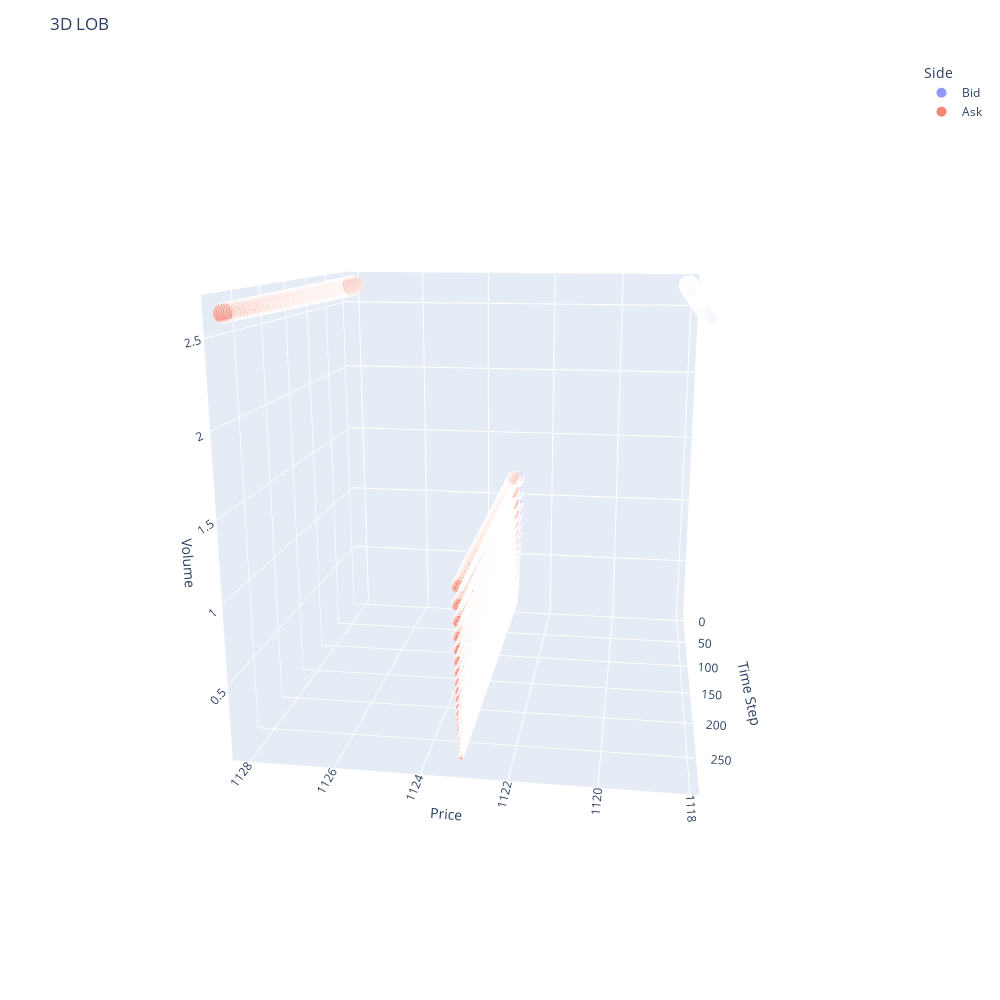

The notebook cell saved with this chart:
### Code cell
# 3D plot of LOB
fig = px.scatter_3d(
  df,
  x="Price",
  y="Time Step",
  z="Volume",
  color="Side",
  size="Volume",
)

fig.update_layout(
  title="3D LOB",
  autosize=False,
  width=1000,
  height=1000,
)

fig.show()

### Figure 1 — Plotly figure (JSON) as saved in the notebook; plotly's stock layout.template omitted (floating-point values rounded to 4 significant figures; data arrays with more than 128 entries replaced by an {"elided": "..."} marker saying what was removed)
{"data": [{"hovertemplate": "Side=Bid<br>Price=%{x}<br>Time Step=%{y}<br>Volume=%{marker.size}<extra></extra>", "legendgroup": "Bid", "marker": {"color": "#636efa", "size": {"elided": "7488 float values"}, "sizemode": "area", "sizeref": 0.006625, "symbol": "circle"}, "mode": "markers", "name": "Bid", "scene": "scene", "showlegend": true, "type": "scatter3d", "x": {"elided": "7488 float values"}, "y": {"elided": "7488 int values"}, "z": {"elided": "7488 float values"}}, {"hovertemplate": "Side=Ask<br>Price=%{x}<br>Time Step=%{y}<br>Volume=%{marker.size}<extra></extra>", "legendgroup": "Ask", "marker": {"color": "#EF553B", "size": {"elided": "7488 float values"}, "sizemode": "area", "sizeref": 0.006625, "symbol": "circle"}, "mode": "markers", "name": "Ask", "scene": "scene", "showlegend": true, "type": "scatter3d", "x": {"elided": "7488 float values"}, "y": {"elided": "7488 int values"}, "z": {"elided": "7488 float values"}}], "layout": {"autosize": false, "height": 1000, "legend": {"itemsizing": "constant", "title": {"text": "Side"}, "tracegroupgap": 0}, "margin": {"t": 60}, "scene": {"aspectmode": "auto", "aspectratio": {"x": 1, "y": 1, "z": 1}, "camera": {"center": {"x": 0, "y": 0, "z": 0}, "eye": {"x": -0.3514, "y": 2.444, "z": 0.6338}, "projection": {"type": "perspective"}, "up": {"x": 0, "y": 0, "z": 1}}, "domain": {"x": [0, 1], "y": [0, 1]}, "xaxis": {"title": {"text": "Price"}, "type": "linear"}, "yaxis": {"title": {"text": "Time Step"}, "type": "linear"}, "zaxis": {"title": {"text": "Volume"}, "type": "linear"}}, "title": {"text": "3D LOB"}, "width": 1000}}
